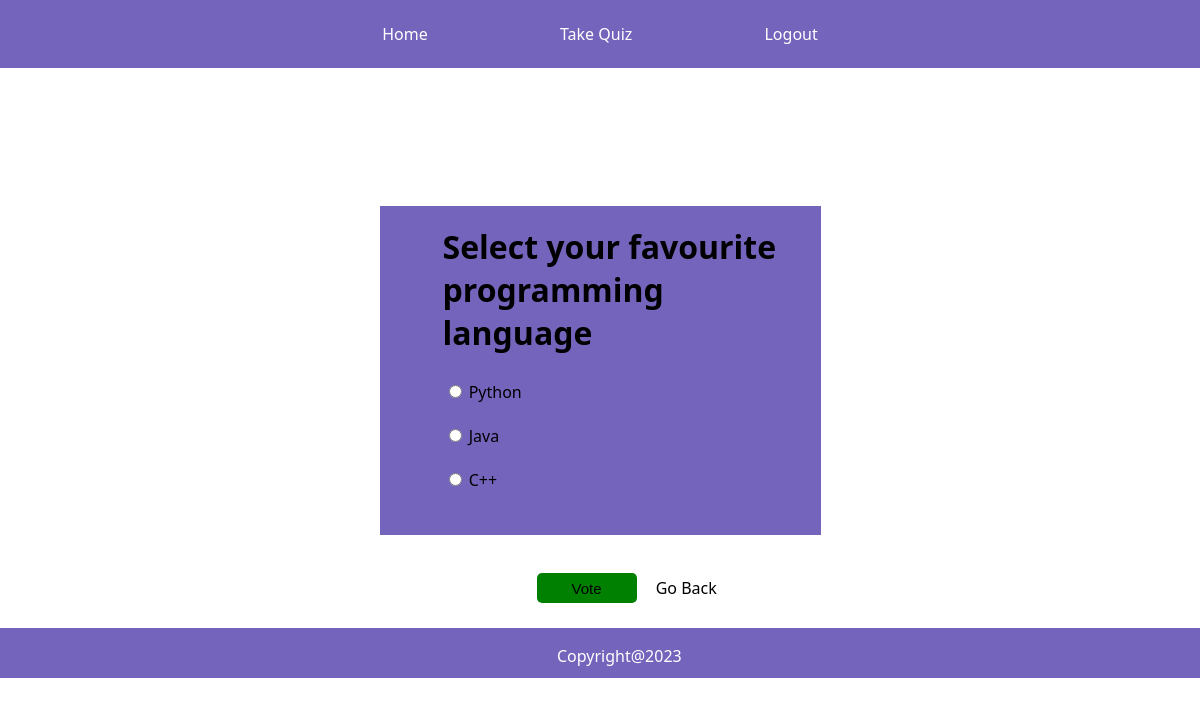
The app's page /1/ (signed in) with its own data.
### app1/models.py (models this page shows, shortened)
class Question(models.Model):
    question_text = models.CharField(max_length=200)
    pub_date = models.DateTimeField("date published")

class Choice(models.Model):
    question = models.ForeignKey(Question, on_delete=models.CASCADE)
    choice_text = models.CharField(max_length=200)
    votes = models.IntegerField(default=0)

### app1/views.py (the view)
# urls.py: path("<int:question_id>/", views.detail, name="detail"),
@login_required
def detail(request, question_id):
    try:
        question = Question.objects.get(pk=question_id)
    except Question.DoesNotExist:
        raise Http404("Question does not exist")
    return render(request, "app1/detail.html", {"question": question})

### templates/app1/detail.html (shortened to what this page needs)
{% extends 'app1/home.html' %}
{% block content %}
<head>
    {% load static %}
    <link href="{% static 'css/detail.css' %}" rel="stylesheet">
</head>
<body>
    <div class="container" id="detail">
        <div class="poll-form-container">
            <form action="{% url 'vote' question.id %}" method="post" id="votecontent">
                <fieldset>
                    <legend><h1 class="heading_detail">{{ question.question_text }}</h1></legend>
                    {% for choice in question.choice_set.all %}
                    <div class="input">
                        <input type="radio" name="choice" id="choice{{ forloop.counter }}" value="{{ choice.id }}">
                        <label for="choice{{ forloop.counter }}">{{ choice.choice_text }}</label><br><br>
                    </div>
                    {% endfor %}
                </fieldset>
                <button class="bttn" type="button" id="vote_bttn">Vote</button>
                <a href="{% url 'index' %}" style="text-decoration: none; color:black; margin-left: 15px;">Go Back</a>
            </form>
        </div>
    </div>
</body>
{% endblock %}

### static/css/home.css (style rules this page uses)
body { margin: 0 !important; font-family: 'Segoe UI', Tahoma, Geneva, Verdana, sans-serif !important;; }

### static/css/detail.css (style rules this page uses)
h1 { margin-left: 47px !important; color: black; margin-top:19px; }
.container { width:441px !important; height:329px !important; background-color: #7464bc !important; margin:138px auto !important; }
fieldset { border: none; }
.input { margin-left: 50px; }
.bttn { margin-left: 157px; width: 100px; height: 30px; border-radius: 5px; border: none; font-size: 15px; margin-top:50px; background-color:green !important; }

### records on screen
Question: question_text "Select your favourite programming language"
Choice: choice_text "Python"
Choice: choice_text "Java"
Choice: choice_text "C++"
